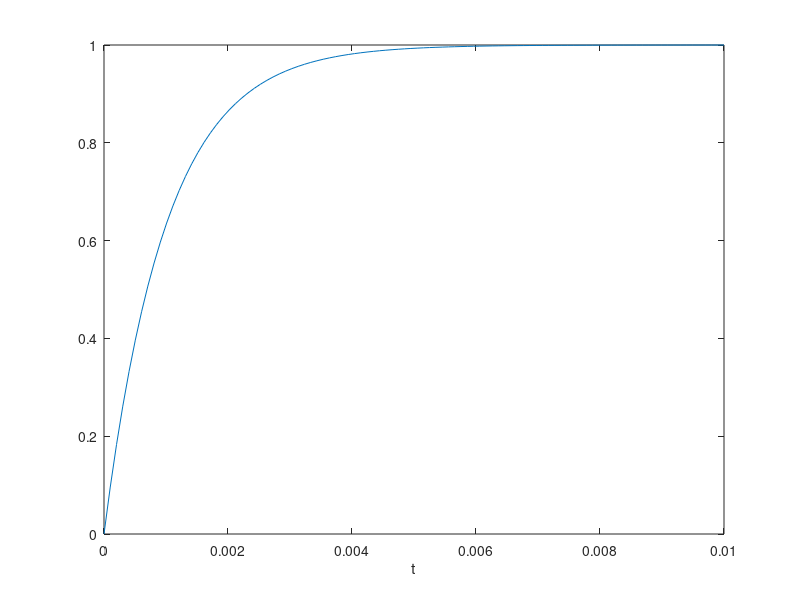

Write MATLAB code to recreate this figure. (Note: this script raises an error after producing the figure.)
x = linspace(0,0.01,100);
y = [];
for t=x
    y =[y 1-exp(-t/(10^(-3)))];
end
plot(x,y);
axis([0 0.01 0 1]);
xlabel('t');
ylabel('$y_{step}$',Interpreter='latex');